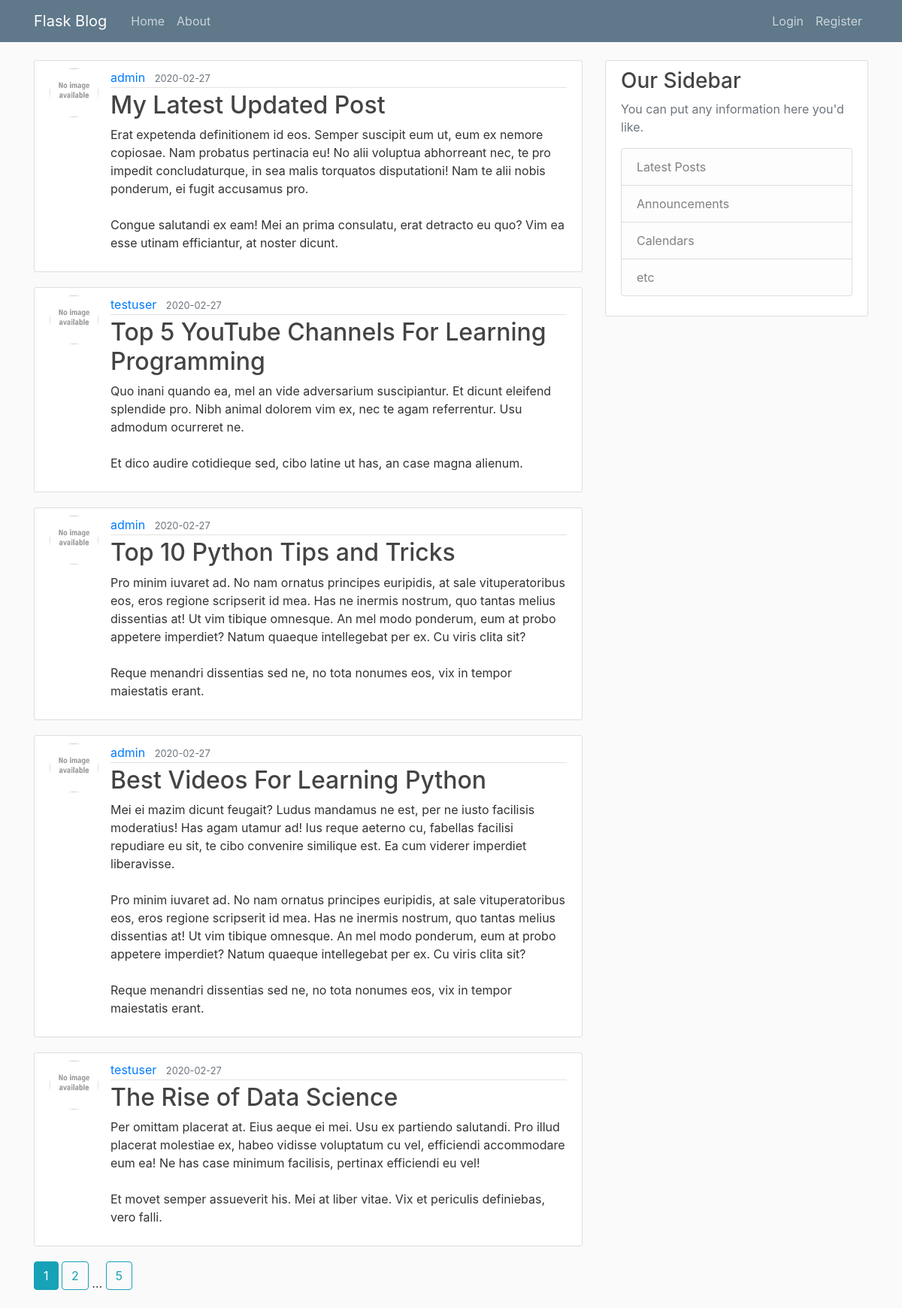
The page /home on the database its author committed.
### flaskblog/models.py (models this page shows, shortened)
class Post(db.Model):
    id = db.Column(db.Integer, primary_key=True)
    title = db.Column(db.String(100), nullable=False)
    date_posted = db.Column(db.DateTime, nullable=False, default=datetime.utcnow)
    content = db.Column(db.Text, nullable=False)
    user_id = db.Column(db.Integer, db.ForeignKey('user.id'), nullable=False)

class User(db.Model, UserMixin):
    id = db.Column(db.Integer, primary_key=True)
    username = db.Column(db.String(20), unique=True, nullable=False)
    email = db.Column(db.String(120), unique=True, nullable=False)
    image_file = db.Column(db.String(20), nullable=False, default='default.jpg')
    password = db.Column(db.String(60), nullable=False)
    posts = db.relationship('Post', backref='author', lazy=True)

### flaskblog/main/routes.py (the view)
@main.route('/')
@main.route('/home')
def home():
    page = request.args.get('page', 1, type=int)
    posts = Post.query.order_by(Post.date_posted.desc()).paginate(page=page, per_page=5)
    return render_template('home.html', posts=posts)

### flaskblog/templates/home.html
{% extends 'layout.html' %}
{% block content %}
    {% for post in posts.items %}
        <article class="media content-section">
            <img src="{{ url_for('static', filename='profile_pics/' + post.author.image_file) }}" alt="" class="rounded-circle article-img">
            <div class="media-body">
            <div class="article-metadata">
                <a class="mr-2" href="{{ url_for('users.user_posts', username=post.author.username) }}">{{ post.author.username }}</a>
                <small class="text-muted">{{ post.date_posted.strftime('%Y-%m-%d') }}</small>
            </div>
            <h2><a class="article-title" href="{{ url_for('posts.post', post_id=post.id) }}">{{ post.title }}</a></h2>
            <p class="article-content">{{ post.content }}</p>
            </div>
        </article>
    {% endfor %}
    {% for page_num in posts.iter_pages(left_edge=1, right_edge=1, left_current=1, right_current=2) %}
        {% if page_num %}
            {% if posts.page == page_num %}
                <a class="btn btn-info mb-4" href="{{ url_for('main.home', page=page_num) }}">{{ page_num }}</a>
            {% else %}
                <a class="btn btn-outline-info mb-4" href="{{ url_for('main.home', page=page_num) }}">{{ page_num }}</a>
            {% endif %}
        {% else %}
            ...
        {% endif %}
    {% endfor %}
{% endblock content %}

### flaskblog/static/main.css (style rules this page uses)
body { background: #fafafa; color: #333333; margin-top: 5rem; }
h1, h2, h3, h4, h5, h6 { color: #444444; }
.content-section { background: #ffffff; padding: 10px 20px; border: 1px solid #dddddd; border-radius: 3px; margin-bottom: 20px; }
.article-title { color: #444444; }
.article-content { white-space: pre-line; }
.article-img { height: 65px; width: 65px; margin-right: 16px; }
.article-metadata { padding-bottom: 1px; margin-bottom: 4px; border-bottom: 1px solid #e3e3e3 }

### rows shown on the page
Post: image_file (placeholder picture), author.username "admin", date_posted "2020-02-27", title "My Latest Updated Post", content "Erat expetenda definitionem id eos. Semper suscipit eum ut, eum ex nemore copiosae. Nam probatus pertinacia eu! No alii voluptua abhorreant nec, te pro impedit concludaturque, in sea malis torquatos disputationi! Nam te alii nobis ponderum, ei fugit accusamus pro. Congue salutandi ex eam! Mei an prima consulatu, erat detracto eu quo? Vim ea esse utinam efficiantur, at noster dicunt."
Post: image_file (placeholder picture), author.username "testuser", date_posted "2020-02-27", title "Top 5 YouTube Channels For Learning Programming", content "Quo inani quando ea, mel an vide adversarium suscipiantur. Et dicunt eleifend splendide pro. Nibh animal dolorem vim ex, nec te agam referrentur. Usu admodum ocurreret ne. Et dico audire cotidieque sed, cibo latine ut has, an case magna alienum."
Post: image_file (placeholder picture), author.username "admin", date_posted "2020-02-27", title "Top 10 Python Tips and Tricks", content "Pro minim iuvaret ad. No nam ornatus principes euripidis, at sale vituperatoribus eos, eros regione scripserit id mea. Has ne inermis nostrum, quo tantas melius dissentias at! Ut vim tibique omnesque. An mel modo ponderum, eum at probo appetere imperdiet? Natum quaeque intellegebat per ex. Cu viris clita sit? Reque menandri dissentias sed ne, no tota nonumes eos, vix in tempor maiestatis erant."
Post: image_file (placeholder picture), author.username "admin", date_posted "2020-02-27", title "Best Videos For Learning Python", content "Mei ei mazim dicunt feugait? Ludus mandamus ne est, per ne iusto facilisis moderatius! Has agam utamur ad! Ius reque aeterno cu, fabellas facilisi repudiare eu sit, te cibo convenire similique est. Ea cum viderer imperdiet liberavisse. Pro minim iuvaret ad. No nam ornatus principes euripidis, at sale vituperatoribus eos, eros regione scripserit id mea. Has ne inermis nostrum, quo tantas melius dissentias at! Ut vim tibique omnesque. An mel modo ponderum, eum at probo appetere imperdiet? Natum quaeque intellegebat per ex. Cu viris clita sit? Reque menandri dissentias sed ne, no tota nonumes eos, vix in tempor maiestatis erant."
Post: image_file (placeholder picture), author.username "testuser", date_posted "2020-02-27", title "The Rise of Data Science", content "Per omittam placerat at. Eius aeque ei mei. Usu ex partiendo salutandi. Pro illud placerat molestiae ex, habeo vidisse voluptatum cu vel, efficiendi accommodare eum ea! Ne has case minimum facilisis, pertinax efficiendi eu vel! Et movet semper assueverit his. Mei at liber vitae. Vix et periculis definiebas, vero falli."

### other values the page prints
{{ page_num }} "1"
{{ page_num }} "2" "5"
